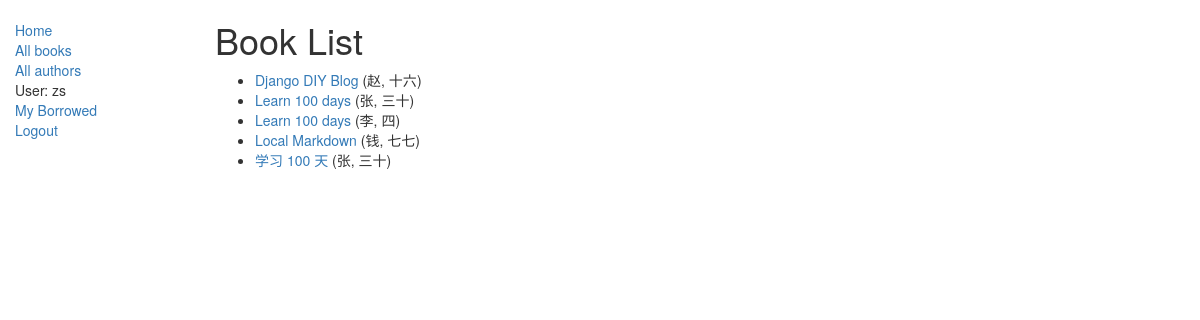
Screenshot of /catalog/books/ (signed in) with the database file from the repository.
### catalog/models.py (models this page shows, shortened)
class Book(models.Model):
    title = models.CharField(max_length=200)
    author = models.ForeignKey('Author', on_delete=models.SET_NULL, null=True)
    summary = models.TextField(max_length=1000, help_text="Enter a brief description of the book")
    isbn = models.CharField('ISBN', max_length=13,
                            unique=True,
                            help_text='13 Character <a href="https://www.isbn-international.org/content/what-isbn'
                                      '">ISBN number</a>')
    genre = models.ManyToManyField(Genre, help_text="Select a genre for this book")
    language = models.ForeignKey('Language', on_delete=models.SET_NULL, null=True)
    class Meta:
        ordering = ['title', 'author']
    def display_genre(self):
        return ', '.join([genre.name for genre in self.genre.all()[:3]])
    display_genre.short_description = 'Genre'
    def get_absolute_url(self):
        return reverse('book-detail', args=[str(self.id)])

class Author(models.Model):
    first_name = models.CharField(max_length=100)
    last_name = models.CharField(max_length=100)
    date_of_birth = models.DateField(null=True, blank=True)
    date_of_death = models.DateField('Died', null=True, blank=True)
    class Meta:
        ordering = ['last_name', 'first_name']
    def __str__(self):
        return '%s, %s' % (self.last_name, self.first_name)

### catalog/views.py (the view)
# urls.py: path('books/', views.BookListView.as_view(), name='books'),
class BookListView(LoginRequiredMixin, generic.ListView):
    model = Book
    paginate_by = 10

### catalog/templates/catalog/book_list.html (shortened to what this page needs)
{% extends "base_generic.html" %}
{% block content %}
    <h1>Book List</h1>
    {% if book_list %}
    <ul>
      {% for book in book_list %}
      <li>
        <a href="{{ book.get_absolute_url }}">{{ book.title }}</a> ({{book.author}})
      </li>
      {% endfor %}
    </ul>
    {% else %}
      <p>There are no books in the library.</p>
    {% endif %}
{% endblock %}

### catalog/templates/base_generic.html (shortened to what this page needs)
<!DOCTYPE html>
<html lang="en">
<head>
  <link rel="stylesheet" href="https://maxcdn.bootstrapcdn.com/bootstrap/3.3.7/css/bootstrap.min.css">
  {% load static %}
  <link rel="stylesheet" href="{% static 'css/styles.css' %}">
</head>
<body>
  <div class="container-fluid">
    <div class="row">
      <div class="col-sm-2">
      {% block sidebar %}
      <ul class="sidebar-nav">
          <li><a href="{% url 'index' %}">Home</a></li>
          <li><a href="{% url 'books' %}">All books</a></li>
          <li><a href="{% url 'authors' %}">All authors</a></li>
          {% if user.is_authenticated %}
          <li>User: {{ user.get_username }}</li>
          <li><a href="{% url 'my-borrowed' %}">My Borrowed</a></li>
          <li><a href="{% url 'logout'%}?next={{request.path}}">Logout</a></li>
          {% else %}
          <li><a href="{% url 'login'%}?next={{request.path}}">Login</a></li>
          {% endif %}
      </ul>
     {% endblock %}
      </div>
      <div class="col-sm-10 ">
      {% block content %}{% endblock %}
      </div>
    </div>
  </div>
</body>
</html>

### catalog/static/css/styles.css (style rules this page uses)
.sidebar-nav { margin-top: 20px; padding: 0; list-style: none; }

### rows the page displays
Book: title "Django DIY Blog", author "赵, 十六"
Book: title "Learn 100 days", author "张, 三十"
Book: title "Learn 100 days", author "李, 四"
Book: title "Local Markdown", author "钱, 七七"
Book: title "学习 100 天", author "张, 三十"

### other values shown
{{ user.get_username }} "zs"
